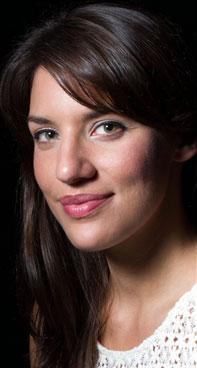
%> input picture src/people/l1.jpg, 197 x 368 px
$ octave hist_match.m   (GNU Octave 9; MATLAB toolbox functions it lacks are replaced by stand-ins)
%> lines starting %> are read from the running program, lines starting %| are printed output that depends on the picture
source = im2double(imread('l1.jpg'));
ref = im2double(imread('l2.jpg'));
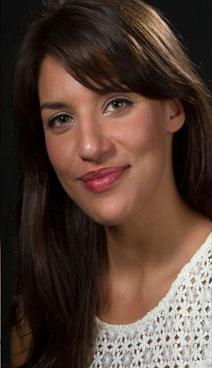
%> input picture src/people/l2.jpg, 212 x 368 px

h_source = rgb2hsv(source);
%> h_source: size 368x197x3 double; mean H, S, V 0.169, 0.428, 0.322
h_ref = rgb2hsv(ref);
%> h_ref: size 368x212x3 double; mean H, S, V 0.0911, 0.456, 0.324

final = h_source;
final(:,:,1) = imhistmatch(h_source(:,:,1), h_ref(:,:,1));
%> final: size 368x197x3 double; mean H, S, V 0.095, 0.428, 0.322
final(:,:,2) = imhistmatch(h_source(:,:,2), h_ref(:,:,2));
%> final: size 368x197x3 double; mean H, S, V 0.095, 0.458, 0.322
final(:,:,3) = imhistmatch(h_source(:,:,3), h_ref(:,:,3));
%> final: size 368x197x3 double; mean H, S, V 0.095, 0.458, 0.319

final = hsv2rgb(final);
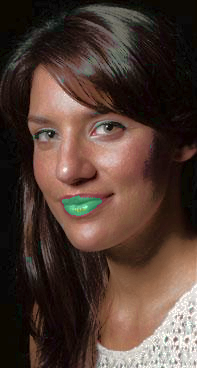
%> final: size 368x197x3 double; mean R, G, B 0.316, 0.238, 0.203
imwrite(final, 'fhsv.jpg');
figure;imshow(final);

figure;
final2 = source;
final2(:,:,1) = imhistmatch(source(:,:,1), ref(:,:,1));
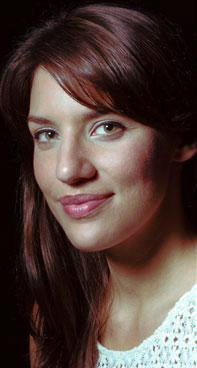
%> final2: size 368x197x3 double; mean R, G, B 0.319, 0.247, 0.226
final2(:,:,2) = imhistmatch(source(:,:,2), ref(:,:,2));
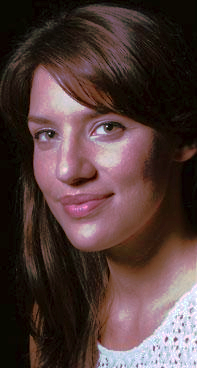
%> final2: size 368x197x3 double; mean R, G, B 0.319, 0.236, 0.226
final2(:,:,3) = imhistmatch(source(:,:,3), ref(:,:,3));
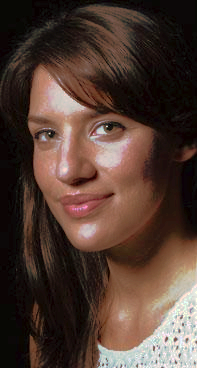
%> final2: size 368x197x3 double; mean R, G, B 0.319, 0.236, 0.199
imshow(final2);
imwrite(final2, 'frgb.jpg');
